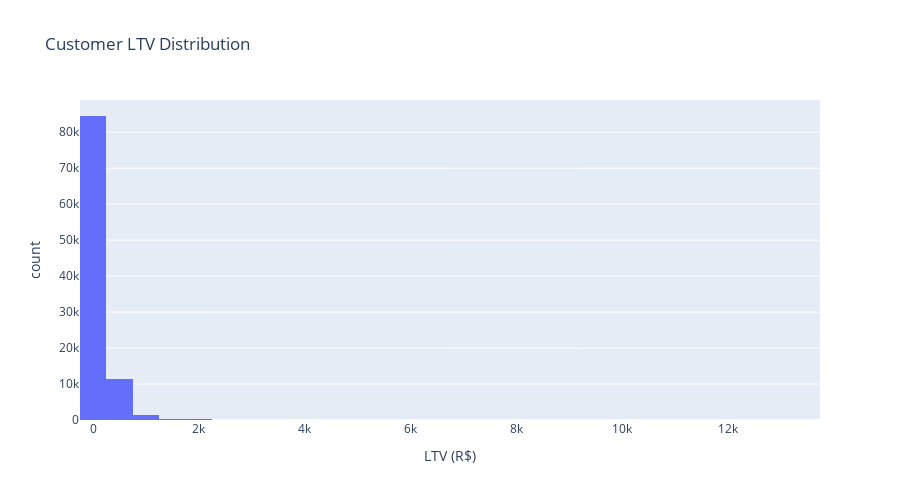

Notebook cell for this chart:
### Markdown cell above
### 5.1 - Customer Lifetime Value Distribution

### Code cell
fig = px.histogram(
    df_customers,
    x='total_revenue',
    nbins=50,
    title='Customer LTV Distribution',
    labels={'total_revenue': 'LTV (R$)'}
)

fig.update_layout(height=500)
fig.show()

print("\nLTV Statistics:")
print(df_customers['total_revenue'].describe())
print(f"\nMedian LTV: R$ {df_customers['total_revenue'].median():.2f}")
print(f"90th Percentile: R$ {df_customers['total_revenue'].quantile(0.9):.2f}")
print(f"95th Percentile: R$ {df_customers['total_revenue'].quantile(0.95):.2f}")

### Figure 1 — Plotly figure (JSON) as saved in the notebook; plotly's stock layout.template omitted (floating-point values rounded to 4 significant figures; data arrays with more than 128 entries replaced by an {"elided": "..."} marker saying what was removed)
{"data": [{"bingroup": "x", "hovertemplate": "LTV (R$)=%{x}<br>count=%{y}<extra></extra>", "legendgroup": "", "marker": {"color": "#636efa", "pattern": {"shape": ""}}, "name": "", "nbinsx": 50, "orientation": "v", "showlegend": false, "type": "histogram", "x": {"elided": "98059 float values"}, "xaxis": "x", "yaxis": "y"}], "layout": {"barmode": "relative", "height": 500, "legend": {"tracegroupgap": 0}, "title": {"text": "Customer LTV Distribution"}, "xaxis": {"anchor": "y", "domain": [0, 1], "title": {"text": "LTV (R$)"}}, "yaxis": {"anchor": "x", "domain": [0, 1], "title": {"text": "count"}}}}
